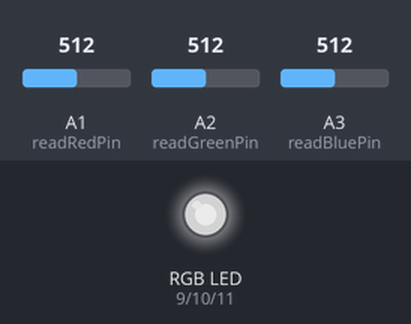
Bench run of a sketch on a simulated Arduino Uno, built with avr-gcc and run on an emulated ATmega328P. Shown: an RGB LED mixed from three pins (HIGH = lit). The inputs (shaded band) are chosen by the test bench; at power-on: A1 (readRedPin) = 512, A2 (readGreenPin) = 512, A3 (readBluePin) = 512. Dim RGB values are drawn brighter than linear.

Above: at 1.2 s.
1.3 s: A1 (readRedPin) set to 716
At 2.4 s:
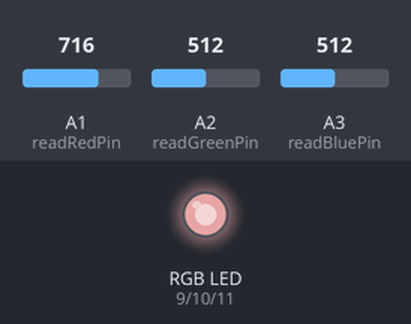
2.8 s: A2 (readGreenPin) set to 716
At 3.5 s:
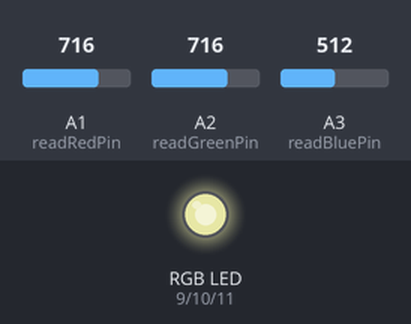
4.3 s: A3 (readBluePin) set to 716
At 4.7 s:
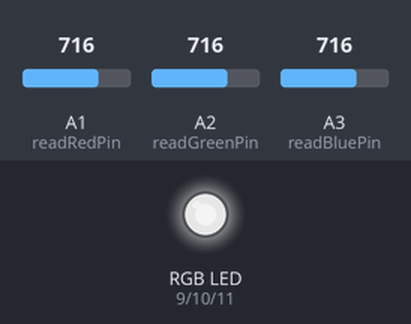
5.8 s: A1 (readRedPin) set to 900
At 7.0 s:
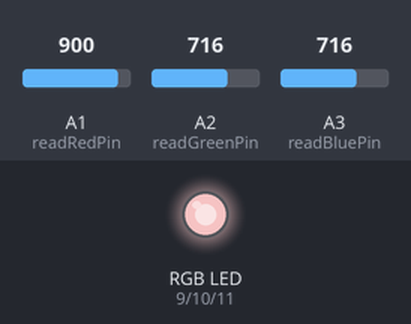
7.3 s: A2 (readGreenPin) set to 900
At 8.1 s:
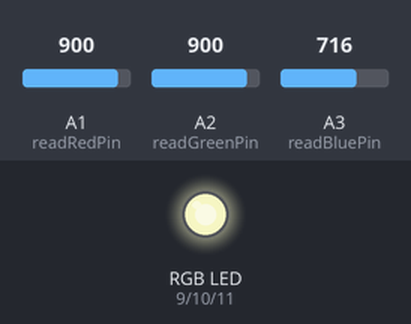
8.8 s: A3 (readBluePin) set to 900
At 9.3 s:
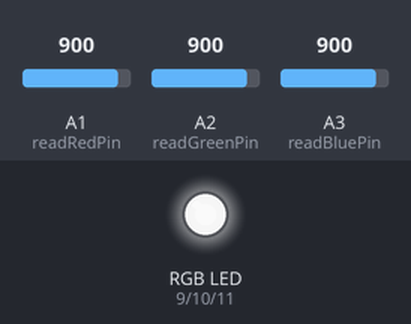
Timing chart, 0 to 11.3 s (numbered marks = the images above; inputs shaded):
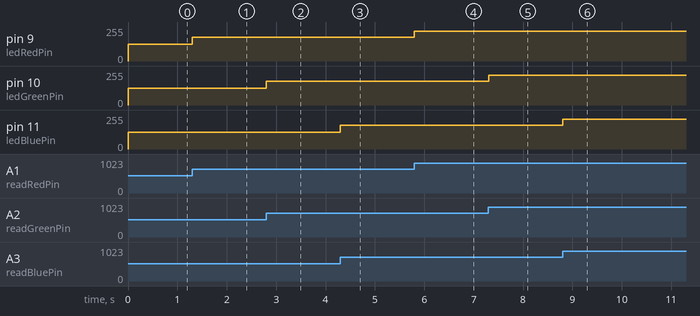

Measured:
- after the input at 1.3 s, pin 9 (ledRedPin): 127/255 → 178/255 at once
- after the input at 2.8 s, pin 10 (ledGreenPin): 127/255 → 178/255 at once
- after the input at 4.3 s, pin 11 (ledBluePin): 127/255 → 178/255 at once
- after the input at 5.8 s, pin 9 (ledRedPin): 178/255 → 224/255 at once
- after the input at 7.3 s, pin 10 (ledGreenPin): 178/255 → 224/255 at once
- after the input at 8.8 s, pin 11 (ledBluePin): 178/255 → 224/255 at once

The sketch:

homework1.ino
```cpp
const int readRedPin = A1;
const int readGreenPin = A2;
const int readBluePin = A3;

const int ledRedPin = 9;
const int ledGreenPin = 10;
const int ledBluePin = 11;

const int minAnalogRead = 0;
const int maxAnalogRead = 1023;

const int minAnalogWrite = 0;
const int maxAnalogWrite = 255;


void setup() {
  pinMode(readRedPin, INPUT);
  pinMode(readGreenPin, INPUT);
  pinMode(readBluePin, INPUT);

  pinMode(ledRedPin, OUTPUT);
  pinMode(ledGreenPin, OUTPUT);
  pinMode(ledBluePin, OUTPUT);
}

void updateColor(int readPin, int ledPin) {
  int readValue = analogRead(readPin);
  int ledValue = map(readValue, minAnalogRead, maxAnalogRead, minAnalogWrite, maxAnalogWrite);
  analogWrite(ledPin, ledValue);
}

void loop() {
  updateColor(readRedPin, ledRedPin);
  updateColor(readGreenPin, ledGreenPin);
  updateColor(readBluePin, ledBluePin);
}
```
